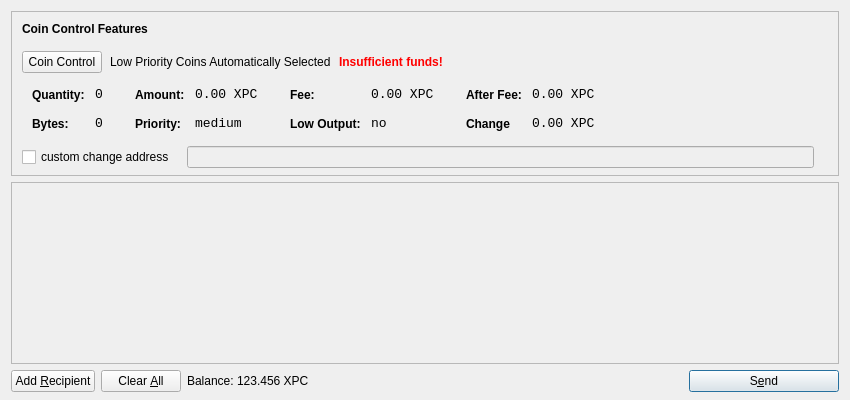
<?xml version="1.0" encoding="UTF-8"?>
<ui version="4.0">
 <class>SendCoinsDialog</class>
 <widget class="QDialog" name="SendCoinsDialog">
  <property name="geometry">
   <rect>
    <x>0</x>
    <y>0</y>
    <width>850</width>
    <height>400</height>
   </rect>
  </property>
  <property name="windowTitle">
   <string>Send Coins</string>
  </property>
  <layout class="QVBoxLayout" name="verticalLayout" stretch="0,1,0">
   <property name="bottomMargin">
    <number>8</number>
   </property>
   <item>
    <widget class="QFrame" name="frameCoinControl">
     <property name="sizePolicy">
      <sizepolicy hsizetype="Expanding" vsizetype="Expanding">
       <horstretch>0</horstretch>
       <verstretch>0</verstretch>
      </sizepolicy>
     </property>
     <property name="maximumSize">
      <size>
       <width>16777215</width>
       <height>16777215</height>
      </size>
     </property>
     <property name="frameShape">
      <enum>QFrame::StyledPanel</enum>
     </property>
     <property name="frameShadow">
      <enum>QFrame::Sunken</enum>
     </property>
     <layout class="QVBoxLayout" name="verticalLayoutCoinControl2">
      <property name="spacing">
       <number>6</number>
      </property>
      <property name="leftMargin">
       <number>0</number>
      </property>
      <property name="topMargin">
       <number>0</number>
      </property>
      <property name="rightMargin">
       <number>0</number>
      </property>
      <property name="bottomMargin">
       <number>6</number>
      </property>
      <item>
       <layout class="QVBoxLayout" name="verticalLayoutCoinControl" stretch="0,0,0,0,1">
        <property name="spacing">
         <number>0</number>
        </property>
        <property name="leftMargin">
         <number>10</number>
        </property>
        <property name="topMargin">
         <number>10</number>
        </property>
        <item>
         <layout class="QHBoxLayout" name="horizontalLayoutCoinControl1">
          <property name="bottomMargin">
           <number>15</number>
          </property>
          <item>
           <widget class="QLabel" name="labelCoinControlFeatures">
            <property name="sizePolicy">
             <sizepolicy hsizetype="Preferred" vsizetype="Maximum">
              <horstretch>0</horstretch>
              <verstretch>0</verstretch>
             </sizepolicy>
            </property>
            <property name="font">
             <font>
              <weight>75</weight>
              <bold>true</bold>
             </font>
            </property>
            <property name="styleSheet">
             <string notr="true">font-weight:bold;</string>
            </property>
            <property name="text">
             <string>Coin Control Features</string>
            </property>
           </widget>
          </item>
         </layout>
        </item>
        <item>
         <layout class="QHBoxLayout" name="horizontalLayoutCoinControl2" stretch="0,0,0,0">
          <property name="spacing">
           <number>8</number>
          </property>
          <property name="bottomMargin">
           <number>10</number>
          </property>
          <item>
           <widget class="QPushButton" name="pushButtonCoinControl">
            <property name="styleSheet">
             <string notr="true"/>
            </property>
            <property name="text">
             <string>Coin Control</string>
            </property>
           </widget>
          </item>
          <item>
           <widget class="QLabel" name="labelCoinControlAutomaticallySelected">
            <property name="text">
             <string>Low Priority Coins Automatically Selected</string>
            </property>
            <property name="margin">
             <number>5</number>
            </property>
           </widget>
          </item>
          <item>
           <widget class="QLabel" name="labelCoinControlInsuffFunds">
            <property name="font">
             <font>
              <weight>75</weight>
              <bold>true</bold>
             </font>
            </property>
            <property name="styleSheet">
             <string notr="true">color:red;font-weight:bold;</string>
            </property>
            <property name="text">
             <string>Insufficient funds!</string>
            </property>
            <property name="margin">
             <number>5</number>
            </property>
           </widget>
          </item>
          <item>
           <spacer name="horizontalSpacerCoinControl">
            <property name="orientation">
             <enum>Qt::Horizontal</enum>
            </property>
            <property name="sizeHint" stdset="0">
             <size>
              <width>40</width>
              <height>1</height>
             </size>
            </property>
           </spacer>
          </item>
         </layout>
        </item>
        <item>
         <widget class="QWidget" name="widgetCoinControl" native="true">
          <property name="sizePolicy">
           <sizepolicy hsizetype="Preferred" vsizetype="Preferred">
            <horstretch>0</horstretch>
            <verstretch>0</verstretch>
           </sizepolicy>
          </property>
          <property name="minimumSize">
           <size>
            <width>0</width>
            <height>0</height>
           </size>
          </property>
          <property name="styleSheet">
           <string notr="true"/>
          </property>
          <layout class="QHBoxLayout" name="horizontalLayoutCoinControl5">
           <property name="leftMargin">
            <number>0</number>
           </property>
           <property name="topMargin">
            <number>0</number>
           </property>
           <property name="rightMargin">
            <number>0</number>
           </property>
           <property name="bottomMargin">
            <number>0</number>
           </property>
           <item>
            <layout class="QHBoxLayout" name="horizontalLayoutCoinControl3" stretch="0,0,0,1">
             <property name="spacing">
              <number>20</number>
             </property>
             <property name="topMargin">
              <number>0</number>
             </property>
             <property name="bottomMargin">
              <number>10</number>
             </property>
             <item>
              <layout class="QFormLayout" name="formLayoutCoinControl1">
               <property name="horizontalSpacing">
                <number>10</number>
               </property>
               <property name="verticalSpacing">
                <number>14</number>
               </property>
               <property name="leftMargin">
                <number>10</number>
               </property>
               <property name="topMargin">
                <number>4</number>
               </property>
               <property name="rightMargin">
                <number>6</number>
               </property>
               <item row="0" column="0">
                <widget class="QLabel" name="labelCoinControlQuantityText">
                 <property name="styleSheet">
                  <string notr="true">font-weight:bold;</string>
                 </property>
                 <property name="text">
                  <string>Quantity:</string>
                 </property>
                 <property name="margin">
                  <number>0</number>
                 </property>
                </widget>
               </item>
               <item row="0" column="1">
                <widget class="QLabel" name="labelCoinControlQuantity">
                 <property name="font">
                  <font>
                   <family>Monospace</family>
                   <pointsize>10</pointsize>
                  </font>
                 </property>
                 <property name="cursor">
                  <cursorShape>IBeamCursor</cursorShape>
                 </property>
                 <property name="contextMenuPolicy">
                  <enum>Qt::ActionsContextMenu</enum>
                 </property>
                 <property name="text">
                  <string>0</string>
                 </property>
                 <property name="margin">
                  <number>0</number>
                 </property>
                 <property name="textInteractionFlags">
                  <set>Qt::LinksAccessibleByMouse|Qt::TextSelectableByKeyboard|Qt::TextSelectableByMouse</set>
                 </property>
                </widget>
               </item>
               <item row="1" column="0">
                <widget class="QLabel" name="labelCoinControlBytesText">
                 <property name="styleSheet">
                  <string notr="true">font-weight:bold;</string>
                 </property>
                 <property name="text">
                  <string>Bytes:</string>
                 </property>
                </widget>
               </item>
               <item row="1" column="1">
                <widget class="QLabel" name="labelCoinControlBytes">
                 <property name="font">
                  <font>
                   <family>Monospace</family>
                   <pointsize>10</pointsize>
                  </font>
                 </property>
                 <property name="cursor">
                  <cursorShape>IBeamCursor</cursorShape>
                 </property>
                 <property name="contextMenuPolicy">
                  <enum>Qt::ActionsContextMenu</enum>
                 </property>
                 <property name="text">
                  <string>0</string>
                 </property>
                 <property name="textInteractionFlags">
                  <set>Qt::LinksAccessibleByMouse|Qt::TextSelectableByKeyboard|Qt::TextSelectableByMouse</set>
                 </property>
                </widget>
               </item>
              </layout>
             </item>
             <item>
              <layout class="QFormLayout" name="formLayoutCoinControl2">
               <property name="horizontalSpacing">
                <number>10</number>
               </property>
               <property name="verticalSpacing">
                <number>14</number>
               </property>
               <property name="leftMargin">
                <number>6</number>
               </property>
               <property name="topMargin">
                <number>4</number>
               </property>
               <property name="rightMargin">
                <number>6</number>
               </property>
               <item row="0" column="0">
                <widget class="QLabel" name="labelCoinControlAmountText">
                 <property name="styleSheet">
                  <string notr="true">font-weight:bold;</string>
                 </property>
                 <property name="text">
                  <string>Amount:</string>
                 </property>
                 <property name="margin">
                  <number>0</number>
                 </property>
                </widget>
               </item>
               <item row="0" column="1">
                <widget class="QLabel" name="labelCoinControlAmount">
                 <property name="font">
                  <font>
                   <family>Monospace</family>
                   <pointsize>10</pointsize>
                  </font>
                 </property>
                 <property name="cursor">
                  <cursorShape>IBeamCursor</cursorShape>
                 </property>
                 <property name="contextMenuPolicy">
                  <enum>Qt::ActionsContextMenu</enum>
                 </property>
                 <property name="text">
                  <string>0.00 XPC</string>
                 </property>
                 <property name="textInteractionFlags">
                  <set>Qt::LinksAccessibleByMouse|Qt::TextSelectableByKeyboard|Qt::TextSelectableByMouse</set>
                 </property>
                </widget>
               </item>
               <item row="1" column="0">
                <widget class="QLabel" name="labelCoinControlPriorityText">
                 <property name="styleSheet">
                  <string notr="true">font-weight:bold;</string>
                 </property>
                 <property name="text">
                  <string>Priority:</string>
                 </property>
                </widget>
               </item>
               <item row="1" column="1">
                <widget class="QLabel" name="labelCoinControlPriority">
                 <property name="font">
                  <font>
                   <family>Monospace</family>
                   <pointsize>10</pointsize>
                  </font>
                 </property>
                 <property name="cursor">
                  <cursorShape>IBeamCursor</cursorShape>
                 </property>
                 <property name="contextMenuPolicy">
                  <enum>Qt::ActionsContextMenu</enum>
                 </property>
                 <property name="text">
                  <string>medium</string>
                 </property>
                 <property name="textInteractionFlags">
                  <set>Qt::LinksAccessibleByMouse|Qt::TextSelectableByKeyboard|Qt::TextSelectableByMouse</set>
                 </property>
                </widget>
               </item>
              </layout>
             </item>
             <item>
              <layout class="QFormLayout" name="formLayoutCoinControl3">
               <property name="horizontalSpacing">
                <number>10</number>
               </property>
               <property name="verticalSpacing">
                <number>14</number>
               </property>
               <property name="leftMargin">
                <number>6</number>
               </property>
               <property name="topMargin">
                <number>4</number>
               </property>
               <property name="rightMargin">
                <number>6</number>
               </property>
               <item row="0" column="0">
                <widget class="QLabel" name="labelCoinControlFeeText">
                 <property name="styleSheet">
                  <string notr="true">font-weight:bold;</string>
                 </property>
                 <property name="text">
                  <string>Fee:</string>
                 </property>
                 <property name="margin">
                  <number>0</number>
                 </property>
                </widget>
               </item>
               <item row="0" column="1">
                <widget class="QLabel" name="labelCoinControlFee">
                 <property name="font">
                  <font>
                   <family>Monospace</family>
                   <pointsize>10</pointsize>
                  </font>
                 </property>
                 <property name="cursor">
                  <cursorShape>IBeamCursor</cursorShape>
                 </property>
                 <property name="contextMenuPolicy">
                  <enum>Qt::ActionsContextMenu</enum>
                 </property>
                 <property name="text">
                  <string>0.00 XPC</string>
                 </property>
                 <property name="textInteractionFlags">
                  <set>Qt::LinksAccessibleByMouse|Qt::TextSelectableByKeyboard|Qt::TextSelectableByMouse</set>
                 </property>
                </widget>
               </item>
               <item row="1" column="0">
                <widget class="QLabel" name="labelCoinControlLowOutputText">
                 <property name="styleSheet">
                  <string notr="true">font-weight:bold;</string>
                 </property>
                 <property name="text">
                  <string>Low Output:</string>
                 </property>
                </widget>
               </item>
               <item row="1" column="1">
                <widget class="QLabel" name="labelCoinControlLowOutput">
                 <property name="font">
                  <font>
                   <family>Monospace</family>
                   <pointsize>10</pointsize>
                  </font>
                 </property>
                 <property name="cursor">
                  <cursorShape>IBeamCursor</cursorShape>
                 </property>
                 <property name="contextMenuPolicy">
                  <enum>Qt::ActionsContextMenu</enum>
                 </property>
                 <property name="text">
                  <string>no</string>
                 </property>
                 <property name="textInteractionFlags">
                  <set>Qt::LinksAccessibleByMouse|Qt::TextSelectableByKeyboard|Qt::TextSelectableByMouse</set>
                 </property>
                </widget>
               </item>
              </layout>
             </item>
             <item>
              <layout class="QFormLayout" name="formLayoutCoinControl4">
               <property name="horizontalSpacing">
                <number>10</number>
               </property>
               <property name="verticalSpacing">
                <number>14</number>
               </property>
               <property name="leftMargin">
                <number>6</number>
               </property>
               <property name="topMargin">
                <number>4</number>
               </property>
               <property name="rightMargin">
                <number>6</number>
               </property>
               <item row="0" column="0">
                <widget class="QLabel" name="labelCoinControlAfterFeeText">
                 <property name="styleSheet">
                  <string notr="true">font-weight:bold;</string>
                 </property>
                 <property name="text">
                  <string>After Fee:</string>
                 </property>
                 <property name="margin">
                  <number>0</number>
                 </property>
                </widget>
               </item>
               <item row="0" column="1">
                <widget class="QLabel" name="labelCoinControlAfterFee">
                 <property name="font">
                  <font>
                   <family>Monospace</family>
                   <pointsize>10</pointsize>
                  </font>
                 </property>
                 <property name="cursor">
                  <cursorShape>IBeamCursor</cursorShape>
                 </property>
                 <property name="contextMenuPolicy">
                  <enum>Qt::ActionsContextMenu</enum>
                 </property>
                 <property name="text">
                  <string>0.00 XPC</string>
                 </property>
                 <property name="textInteractionFlags">
                  <set>Qt::LinksAccessibleByMouse|Qt::TextSelectableByKeyboard|Qt::TextSelectableByMouse</set>
                 </property>
                </widget>
               </item>
               <item row="1" column="0">
                <widget class="QLabel" name="labelCoinControlChangeText">
                 <property name="styleSheet">
                  <string notr="true">font-weight:bold;</string>
                 </property>
                 <property name="text">
                  <string>Change</string>
                 </property>
                </widget>
               </item>
               <item row="1" column="1">
                <widget class="QLabel" name="labelCoinControlChange">
                 <property name="font">
                  <font>
                   <family>Monospace</family>
                   <pointsize>10</pointsize>
                  </font>
                 </property>
                 <property name="cursor">
                  <cursorShape>IBeamCursor</cursorShape>
                 </property>
                 <property name="contextMenuPolicy">
                  <enum>Qt::ActionsContextMenu</enum>
                 </property>
                 <property name="text">
                  <string>0.00 XPC</string>
                 </property>
                 <property name="textInteractionFlags">
                  <set>Qt::LinksAccessibleByMouse|Qt::TextSelectableByKeyboard|Qt::TextSelectableByMouse</set>
                 </property>
                </widget>
               </item>
              </layout>
             </item>
            </layout>
           </item>
          </layout>
         </widget>
        </item>
        <item>
         <layout class="QHBoxLayout" name="horizontalLayoutCoinControl4" stretch="0,0,0">
          <property name="spacing">
           <number>12</number>
          </property>
          <property name="sizeConstraint">
           <enum>QLayout::SetDefaultConstraint</enum>
          </property>
          <property name="topMargin">
           <number>5</number>
          </property>
          <property name="rightMargin">
           <number>5</number>
          </property>
          <item>
           <widget class="QCheckBox" name="checkBoxCoinControlChange">
            <property name="text">
             <string>custom change address</string>
            </property>
           </widget>
          </item>
          <item>
           <widget class="QLineEdit" name="lineEditCoinControlChange">
            <property name="enabled">
             <bool>false</bool>
            </property>
            <property name="sizePolicy">
             <sizepolicy hsizetype="Expanding" vsizetype="Fixed">
              <horstretch>0</horstretch>
              <verstretch>0</verstretch>
             </sizepolicy>
            </property>
           </widget>
          </item>
          <item>
           <widget class="QLabel" name="labelCoinControlChangeLabel">
            <property name="sizePolicy">
             <sizepolicy hsizetype="Preferred" vsizetype="Expanding">
              <horstretch>0</horstretch>
              <verstretch>0</verstretch>
             </sizepolicy>
            </property>
            <property name="minimumSize">
             <size>
              <width>0</width>
              <height>0</height>
             </size>
            </property>
            <property name="text">
             <string/>
            </property>
            <property name="margin">
             <number>3</number>
            </property>
           </widget>
          </item>
         </layout>
        </item>
        <item>
         <spacer name="verticalSpacerCoinControl">
          <property name="orientation">
           <enum>Qt::Vertical</enum>
          </property>
          <property name="sizeHint" stdset="0">
           <size>
            <width>800</width>
            <height>1</height>
           </size>
          </property>
         </spacer>
        </item>
       </layout>
      </item>
     </layout>
    </widget>
   </item>
   <item>
    <widget class="QScrollArea" name="scrollArea">
     <property name="widgetResizable">
      <bool>true</bool>
     </property>
     <widget class="QWidget" name="scrollAreaWidgetContents">
      <property name="geometry">
       <rect>
        <x>0</x>
        <y>0</y>
        <width>828</width>
        <height>162</height>
       </rect>
      </property>
      <layout class="QVBoxLayout" name="verticalLayout_2">
       <property name="leftMargin">
        <number>0</number>
       </property>
       <property name="topMargin">
        <number>0</number>
       </property>
       <property name="rightMargin">
        <number>0</number>
       </property>
       <property name="bottomMargin">
        <number>0</number>
       </property>
       <item>
        <layout class="QVBoxLayout" name="entries">
         <property name="spacing">
          <number>6</number>
         </property>
        </layout>
       </item>
       <item>
        <spacer name="verticalSpacer">
         <property name="orientation">
          <enum>Qt::Vertical</enum>
         </property>
         <property name="sizeHint" stdset="0">
          <size>
           <width>20</width>
           <height>40</height>
          </size>
         </property>
        </spacer>
       </item>
      </layout>
     </widget>
    </widget>
   </item>
   <item>
    <layout class="QHBoxLayout" name="horizontalLayout">
     <item>
      <widget class="QPushButton" name="addButton">
       <property name="toolTip">
        <string>Send to multiple recipients at once</string>
       </property>
       <property name="text">
        <string>Add &amp;Recipient</string>
       </property>
       <property name="icon">
        <iconset resource="../bitcoin.qrc">
         <normaloff>:/icons/add</normaloff>:/icons/add</iconset>
       </property>
       <property name="autoDefault">
        <bool>false</bool>
       </property>
      </widget>
     </item>
     <item>
      <widget class="QPushButton" name="clearButton">
       <property name="sizePolicy">
        <sizepolicy hsizetype="Minimum" vsizetype="Fixed">
         <horstretch>0</horstretch>
         <verstretch>0</verstretch>
        </sizepolicy>
       </property>
       <property name="toolTip">
        <string>Remove all transaction fields</string>
       </property>
       <property name="text">
        <string>Clear &amp;All</string>
       </property>
       <property name="icon">
        <iconset resource="../bitcoin.qrc">
         <normaloff>:/icons/remove</normaloff>:/icons/remove</iconset>
       </property>
       <property name="autoRepeatDelay">
        <number>300</number>
       </property>
       <property name="autoDefault">
        <bool>false</bool>
       </property>
      </widget>
     </item>
     <item>
      <layout class="QHBoxLayout" name="horizontalLayout_2">
       <property name="spacing">
        <number>3</number>
       </property>
       <item>
        <widget class="QLabel" name="label">
         <property name="sizePolicy">
          <sizepolicy hsizetype="Preferred" vsizetype="Fixed">
           <horstretch>0</horstretch>
           <verstretch>0</verstretch>
          </sizepolicy>
         </property>
         <property name="text">
          <string>Balance:</string>
         </property>
        </widget>
       </item>
       <item>
        <widget class="QLabel" name="labelBalance">
         <property name="sizePolicy">
          <sizepolicy hsizetype="Preferred" vsizetype="Fixed">
           <horstretch>0</horstretch>
           <verstretch>0</verstretch>
          </sizepolicy>
         </property>
         <property name="cursor">
          <cursorShape>IBeamCursor</cursorShape>
         </property>
         <property name="text">
          <string>123.456 XPC</string>
         </property>
         <property name="textInteractionFlags">
          <set>Qt::LinksAccessibleByMouse|Qt::TextSelectableByKeyboard|Qt::TextSelectableByMouse</set>
         </property>
        </widget>
       </item>
      </layout>
     </item>
     <item>
      <spacer name="horizontalSpacer">
       <property name="orientation">
        <enum>Qt::Horizontal</enum>
       </property>
       <property name="sizeHint" stdset="0">
        <size>
         <width>40</width>
         <height>20</height>
        </size>
       </property>
      </spacer>
     </item>
     <item>
      <widget class="QPushButton" name="sendButton">
       <property name="minimumSize">
        <size>
         <width>150</width>
         <height>0</height>
        </size>
       </property>
       <property name="toolTip">
        <string>Confirm the send action</string>
       </property>
       <property name="text">
        <string>S&amp;end</string>
       </property>
       <property name="icon">
        <iconset resource="../bitcoin.qrc">
         <normaloff>:/icons/send</normaloff>:/icons/send</iconset>
       </property>
       <property name="default">
        <bool>true</bool>
       </property>
      </widget>
     </item>
    </layout>
   </item>
  </layout>
 </widget>
 <resources>
  <include location="../bitcoin.qrc"/>
 </resources>
 <connections/>
</ui>
